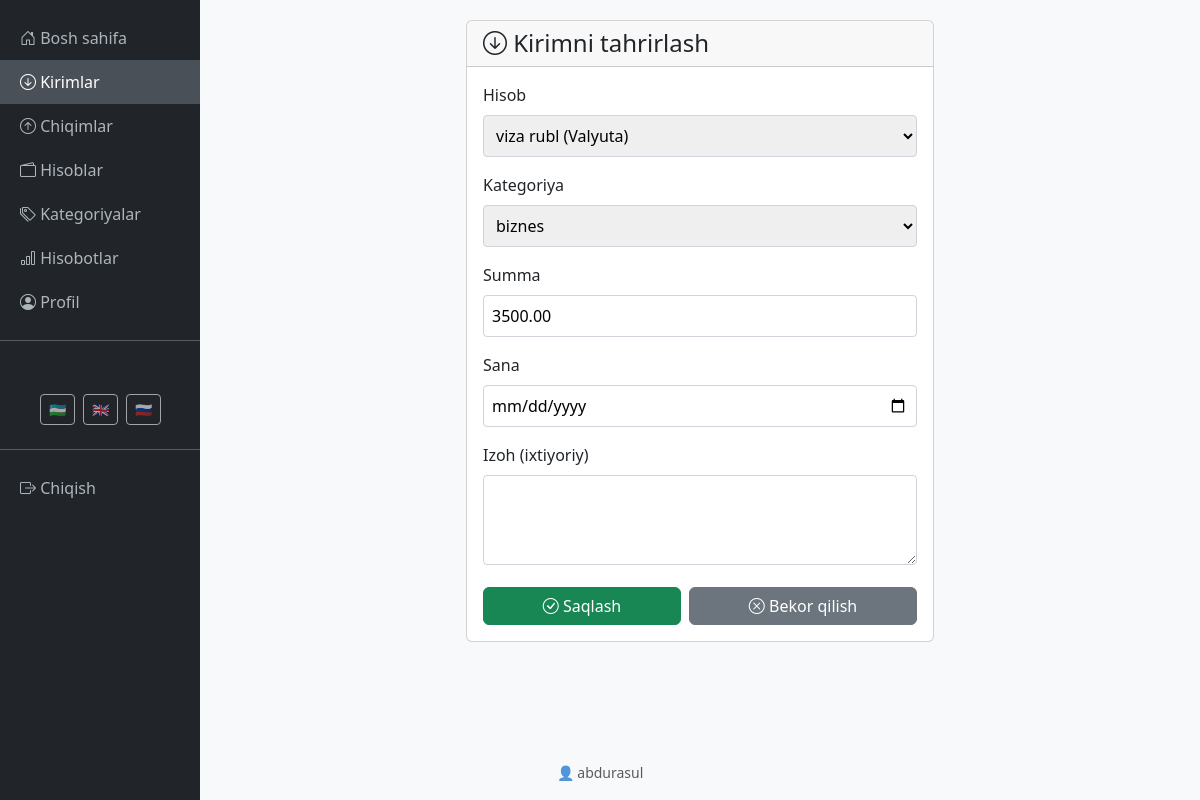
/uz/income/2/edit/ (signed in), run on the app's committed database.
### finance/models.py (models this page shows, shortened)
class Income(models.Model):
    user = models.ForeignKey(User, on_delete=models.CASCADE, related_name='incomes')
    account = models.ForeignKey(Account, on_delete=models.CASCADE, verbose_name='Hisob')
    category = models.ForeignKey(IncomeCategory, on_delete=models.SET_NULL, null=True, verbose_name='Kategoriya')
    amount = models.DecimalField(max_digits=12, decimal_places=2, verbose_name='Summa')
    date = models.DateField(verbose_name='Sana')
    description = models.TextField(blank=True, null=True, verbose_name='Izoh')
    created_at = models.DateTimeField(auto_now_add=True)
    class Meta:
        verbose_name = 'Kirim'
        verbose_name_plural = 'Kirimlar'
        ordering = ['-date', '-created_at']

### finance/views.py (the view)
# urls.py: path('income/<int:pk>/edit/', income_edit_view, name='income_edit'),
@login_required
def income_edit_view(request, pk):
    income = get_object_or_404(Income, pk=pk, user=request.user)
    if request.method == 'POST':
        form = IncomeForm(request.user, request.POST, instance=income)
        if form.is_valid():
            form.save()
            messages.success(request, 'Kirim tahrirlandi!')
            return redirect('finance:income_list')
    else:
        form = IncomeForm(request.user, instance=income)
    return render(request, 'finance/income_form.html', {'form': form, 'title': 'Kirimni tahrirlash'})

### finance/forms.py
class IncomeForm(forms.ModelForm):
    class Meta:
        model = Income
        fields = ['account', 'category', 'amount', 'date', 'description']
        widgets = {
            'date': forms.DateInput(attrs={'type': 'date'}),
            'description': forms.Textarea(attrs={'rows': 3}),
        }
    def __init__(self, user, *args, **kwargs):
        super().__init__(*args, **kwargs)
        self.fields['account'].queryset = Account.objects.filter(user=user)
        self.fields['category'].queryset = IncomeCategory.objects.filter(user=user)

### finance/models.py (called while the page is built)
    def __str__(self):
        return f"{self.name} ({self.get_account_type_display()})"

    def __str__(self):
        return self.name

### finance/templates/finance/income_form.html (shortened to what this page needs)
{% extends 'finance/base.html' %}
{% load i18n %}
{% block content %}
<div class="row justify-content-center">
    <div class="col-md-6">
        <div class="card">
            <div class="card-header">
                <h4 class="mb-0"><i class="bi bi-arrow-down-circle"></i> {{ title }}</h4>
            </div>
            <div class="card-body">
                <form method="POST">
                    <div class="mb-3">
                        <label class="form-label">{% trans "Hisob" %}</label>
                        {{ form.account }}
                    </div>
                    <div class="mb-3">
                        <label class="form-label">{% trans "Kategoriya" %}</label>
                        {{ form.category }}
                    </div>
                    <div class="mb-3">
                        <label class="form-label">{% trans "Summa" %}</label>
                        {{ form.amount }}
                    </div>
                    <div class="mb-3">
                        <label class="form-label">{% trans "Sana" %}</label>
                        {{ form.date }}
                    </div>
                    <div class="mb-3">
                        <label class="form-label">{% trans "Izoh" %} ({% trans "ixtiyoriy" %})</label>
                        {{ form.description }}
                    </div>
                    <div class="d-flex gap-2">
                        <button type="submit" class="btn btn-success flex-fill">
                            <i class="bi bi-check-circle"></i> {% trans "Saqlash" %}
                        </button>
                        <a href="{% url 'finance:income_list' %}" class="btn btn-secondary flex-fill">
                            <i class="bi bi-x-circle"></i> {% trans "Bekor qilish" %}
                        </a>
                    </div>
                </form>
            </div>
        </div>
    </div>
</div>
{% endblock %}

### finance/templates/finance/base.html (shortened to what this page needs)
<!DOCTYPE html>
{% load i18n %}
<html lang="uz">
<head>
    <link href="https://cdn.jsdelivr.net/npm/bootstrap@5.3.0/dist/css/bootstrap.min.css" rel="stylesheet">
    <link rel="stylesheet" href="https://cdn.jsdelivr.net/npm/bootstrap-icons@1.10.0/font/bootstrap-icons.css">
</head>
<body>
    {% if user.is_authenticated and user.is_active %}
    <div class="container-fluid">
        <div class="row">
            <div class="col-md-2 sidebar p-0">
                <nav class="mt-3">
                    <a href="{% url 'finance:dashboard' %}" class="{% if request.resolver_match.url_name == 'dashboard' %}active{% endif %}">
                        <i class="bi bi-house-door"></i> {% trans "Bosh sahifa" %}
                    </a>
                    <a href="{% url 'finance:income_list' %}" class="{% if 'income' in request.path %}active{% endif %}">
                        <i class="bi bi-arrow-down-circle"></i> {% trans "Kirimlar" %}
                    </a>
                    <a href="{% url 'finance:expense_list' %}" class="{% if 'expense' in request.path %}active{% endif %}">
                        <i class="bi bi-arrow-up-circle"></i> {% trans "Chiqimlar" %}
                    </a>
                    <a href="{% url 'finance:account_list' %}" class="{% if 'account' in request.path %}active{% endif %}">
                        <i class="bi bi-wallet2"></i> {% trans "Hisoblar" %}
                    </a>
                    <a href="{% url 'finance:category_list' %}" class="{% if 'categor' in request.path %}active{% endif %}">
                        <i class="bi bi-tags"></i> {% trans "Kategoriyalar" %}
                    </a>
                    <a href="{% url 'finance:reports' %}" class="{% if 'reports' in request.path %}active{% endif %}">
                        <i class="bi bi-bar-chart"></i> {% trans "Hisobotlar" %}
                    </a>
                    <a href="{% url 'finance:profile' %}" class="{% if 'profile' in request.path %}active{% endif %}">
                        <i class="bi bi-person-circle"></i> {% trans "Profil" %}
                    </a>
                    <hr class="text-white">
                    <div class="px-3 py-2">
                        <small class="text-muted d-block mb-2"><i class="bi bi-translate"></i> {% trans "Til" %}</small>
                        <form action="{% url 'set_language' %}" method="post" id="language-form">
                            <div class="d-flex gap-2 justify-content-center">
                                <button type="submit" name="language" value="uz" class="btn btn-sm btn-outline-light lang-flag {% if LANGUAGE_CODE == 'uz' %}active{% endif %}" title="O'zbek">
                                    🇺🇿
                                </button>
                                <button type="submit" name="language" value="en" class="btn btn-sm btn-outline-light lang-flag {% if LANGUAGE_CODE == 'en' %}active{% endif %}" title="English">
                                    🇬🇧
                                </button>
                                <button type="submit" name="language" value="ru" class="btn btn-sm btn-outline-light lang-flag {% if LANGUAGE_CODE == 'ru' %}active{% endif %}" title="Русский">
                                    🇷🇺
                                </button>
                            </div>
                        </form>
                    </div>
                    <hr class="text-white">
                    <a href="{% url 'finance:logout' %}">
                        <i class="bi bi-box-arrow-right"></i> {% trans "Chiqish" %}
                    </a>
                </nav>
                <div class="p-3 text-center position-absolute bottom-0 w-100">
                    <small class="text-muted">👤 {{ user.username }}</small>
                </div>
            </div>
            <div class="col-md-10 main-content">
                {% block content %}{% endblock %}
            </div>
        </div>
    </div>
    {% endif %}
</body>
</html>

### finance/templates/finance/base.html (style rules this page uses)
body { background-color: #f8f9fa; }
.sidebar { min-height: 100vh; background-color: #212529; }
.sidebar a { color: #adb5bd; text-decoration: none; padding: 10px 20px; display: block; transition: all 0.3s; }
.sidebar a:hover, .sidebar a.active { background-color: #495057; color: #fff; }
.main-content { padding: 20px; }
.lang-flag { cursor: pointer; opacity: 0.6; transition: opacity 0.3s; }

### finance/templates/finance/income_form.html (style rules this page uses)
select, input, textarea { width: 100%; padding: 8px; border: 1px solid #ced4da; border-radius: 4px; }

### data on the page
Income: account "viza rubl (Valyuta)", category "biznes", amount "3500.00"

### other printed values
{{ user.username }} "abdurasul"
{{ title }} "Kirimni tahrirlash"
